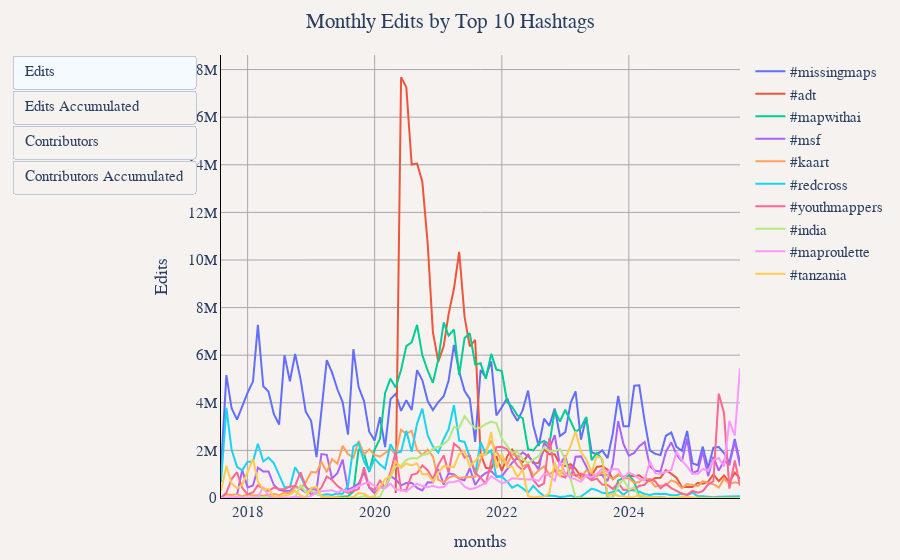

Notebook cell for this chart:
### Markdown cell above
## Monthly Top 10 Hashtags: Edits, Accumulated Edits, Contributors and Accumulated Contributors

### Code cell
# Get top 10 hashtags by total edits
df = duckdb.sql("""
WITH hashtag_expanded AS (
    SELECT 
        year,
        month,
        user_name,
        edit_count,
        unnest(hashtags) as hashtag
    FROM '../changeset_data/year=*/month=*/*.parquet'
    WHERE hashtags IS NOT NULL
),
top_hashtags AS (
    SELECT hashtag
    FROM (
        SELECT
            hashtag,
            SUM(edit_count) as total_edits
        FROM hashtag_expanded
        GROUP BY hashtag
        ORDER BY total_edits DESC
        LIMIT 10
    )
),
monthly_hashtag_data AS (
    SELECT 
        he.year,
        he.month,
        CONCAT(he.year, '-', LPAD(CAST(he.month as VARCHAR), 2, '0')) as months,
        he.hashtag,
        COUNT(DISTINCT he.user_name) as "Contributors",
        SUM(he.edit_count) as "Edits"
    FROM hashtag_expanded he
    WHERE he.hashtag IN (SELECT hashtag FROM top_hashtags)
    GROUP BY he.year, he.month, he.hashtag
)
SELECT 
    months,
    hashtag,
    "Contributors",
    "Edits",
    SUM("Contributors") OVER (PARTITION BY hashtag ORDER BY year, month) as "Contributors Accumulated",
    SUM("Edits") OVER (PARTITION BY hashtag ORDER BY year, month) as "Edits Accumulated"
FROM monthly_hashtag_data
ORDER BY year, month, hashtag
""").df()

util.show_figure(
    [
        util.FigureConfig(
            title="Monthly Edits by Top 10 Hashtags",
            label="Edits",
            x_col="months",
            y_col="Edits",
            group_col="hashtag",
            query_or_df=df,
        ),
        util.FigureConfig(
            title="Accumulated Edits by Top 10 Hashtags",
            label="Edits Accumulated",
            x_col="months",
            y_col="Edits Accumulated",
            group_col="hashtag",
            query_or_df=df,
        ),
        util.FigureConfig(
            title="Monthly Contributors by Top 10 Hashtags",
            label="Contributors",
            x_col="months",
            y_col="Contributors",
            group_col="hashtag",
            query_or_df=df,
        ),
        util.FigureConfig(
            title="Accumulated Contributors by Top 10 Hashtags",
            label="Contributors Accumulated",
            x_col="months",
            y_col="Contributors Accumulated",
            group_col="hashtag",
            query_or_df=df,
        ),
    ]
)
